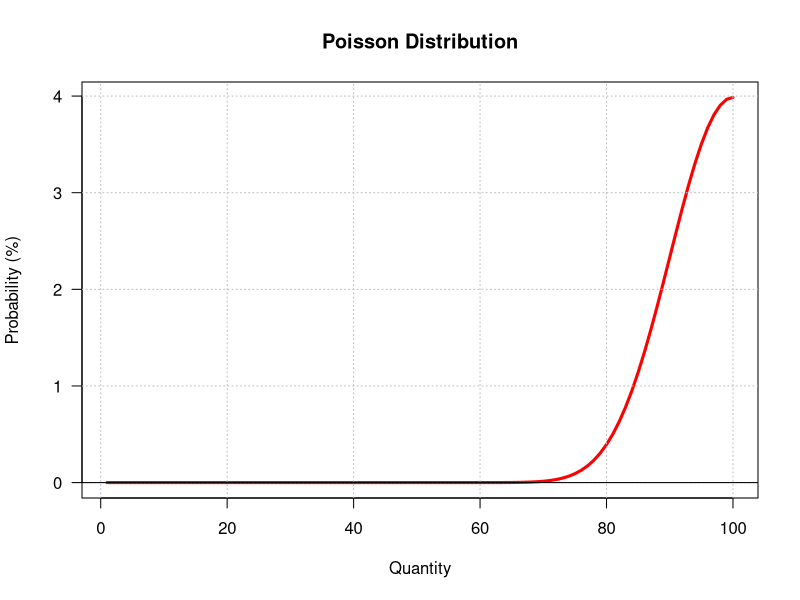

Here is the R script that generated this plot:
poisson.plt <- function(x, y){ # Plot of Poisson Distribution
  
  N <- seq(x) # Number of trials
  
  l <- data.frame(
    N,
    (N ^ y * exp(-N) / factorial(y)) * x
    )
  
  plot(
    l[,1],
    l[,2],
    type = "l",
    las = 1,
    xlab = "Quantity",
    lwd = 3,
    col = "red",
    ylab = "Probability (%)",
    main = "Poisson Distribution"
    ) # Plot Poisson Distribution
  
  grid(nx = NULL, ny = NULL, col = "grey", lwd = 1) # Vertical lines
  
  abline(h = 0) # Add horizontal line
}
poisson.plt(100, 100) # Test
